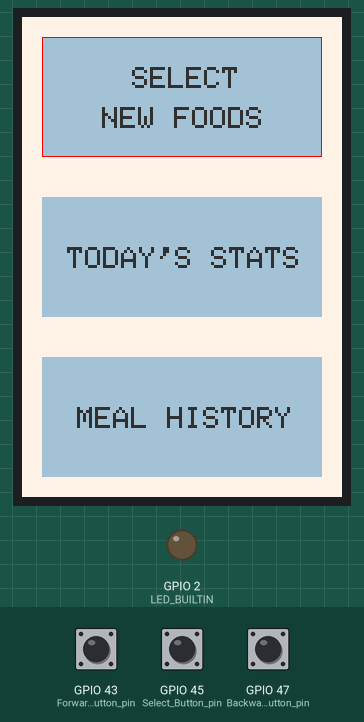
Bench run of a sketch on a simulated ESP32. On the bench: 320×480 colour display, output pins drawn as LEDs (lit = HIGH). The test bench sets the inputs (shaded band); at power-on: GPIO 43 (Forward_Button_pin) HIGH, GPIO 45 (Select_Button_pin) HIGH, GPIO 47 (Backward_Button_pin) HIGH.

Above: at 1.6 s.
1.7 s: GPIO 43 (Forward_Button_pin) pulled LOW for 0.15 s
At 2.6 s:
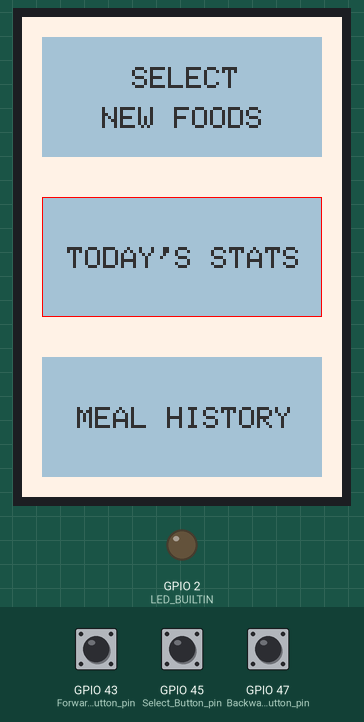
3.6 s: GPIO 45 (Select_Button_pin) pulled LOW for 0.15 s
At 4.2 s:
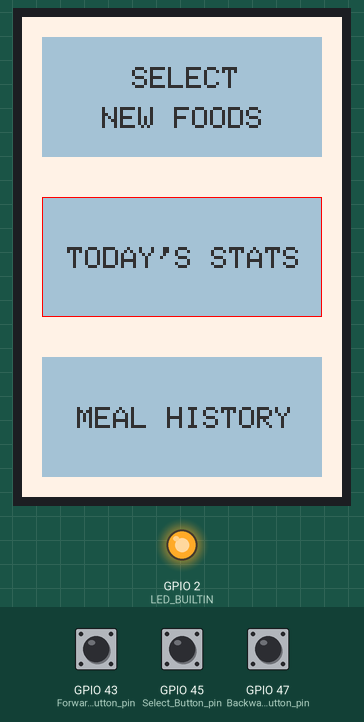
5.8 s: GPIO 43 (Forward_Button_pin) pulled LOW for 1 s
At 8.1 s:
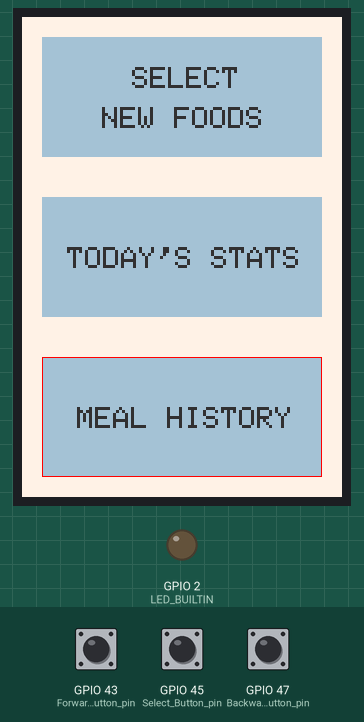
8.6 s: GPIO 45 (Select_Button_pin) pulled LOW for 1 s
At 10.0 s:
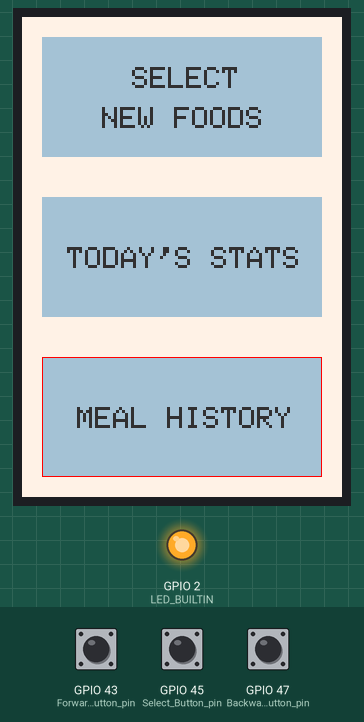
11.6 s: GPIO 45 (Select_Button_pin) pulled LOW for 3.2 s
At 15.7 s:
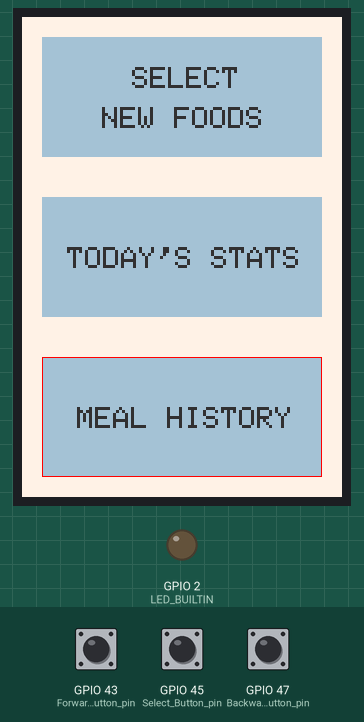
Timing chart, 0 to 17.2 s (numbered marks = the images above; inputs shaded):
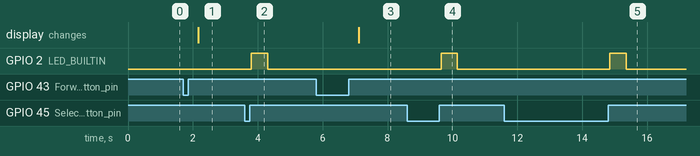

The sketch:

Selection_with_button.ino
```cpp
#include "SPI.h"
#include "TFT_eSPI.h"

TFT_eSPI tft = TFT_eSPI();

const int Backward_Button_pin = 47;
const int Select_Button_pin = 45;
const int Forward_Button_pin = 43;
int Forward_Button_State = 0; //0 for off and 1 for on
int Backward_Button_State = 0;
int Select_Button_State = 0;
uint32_t bgColor = 0xFF9C;  // Soft Beige
uint32_t btnColor = 0xA61A; // Soft Blue
uint32_t textColor = 0x3186; // Dark Gray
uint32_t highlightColor = TFT_RED; //0xCE7D; //Light Soft Blue
int selection = 1;

void setup() {
  tft.init();
  tft.setRotation(2);
  TFT_home_screen();
  highlight();
  pinMode( Backward_Button_pin, INPUT_PULLUP);
  pinMode( Forward_Button_pin, INPUT_PULLUP);
  pinMode(Select_Button_pin, INPUT_PULLUP);
  pinMode(LED_BUILTIN, OUTPUT);
  digitalWrite(LED_BUILTIN, LOW);
}

void loop() {
  button_check();

}

void button_check() {
  if (Forward_Button_State == 0) {
    if (digitalRead(Forward_Button_pin) == LOW) {
      Forward_Button_State = 1;
      delay(50);
    }
  } else {
    if (digitalRead(Forward_Button_pin) == HIGH) {
      Forward_Button_State = 0;
      delay(50);
      if (selection < 4) { selection++; TFT_home_screen(); highlight();}
    }
  }

  if (Backward_Button_State == 0) {
    if (digitalRead(Backward_Button_pin) == LOW) {
      Backward_Button_State = 1;
      delay(50);
    }
  } else {
    if (digitalRead(Backward_Button_pin) == HIGH) {
      Backward_Button_State = 0;
      delay(50);
      if (selection > 1) { selection--; TFT_home_screen(); highlight();}
    }
  }

  if (Select_Button_State == 0) {
    if (digitalRead(Select_Button_pin) == LOW) {
      Select_Button_State = 1;
      delay(50);
    }
  } else {
    if (digitalRead(Select_Button_pin) == HIGH) {
      Select_Button_State = 0;
      delay(50);
      digitalWrite(LED_BUILTIN, HIGH);
      delay(500);
      digitalWrite(LED_BUILTIN, LOW);
      delay(50);
    }
  }
}


void highlight() {
  if (selection == 1) {
    tft.drawRect(20, 20, 280, 120, highlightColor);
  } else if (selection == 2) {
    tft.drawRect(20, 180, 280, 120, highlightColor);
  } else {
    tft.drawRect(20, 340, 280, 120, highlightColor);
  }
}


void TFT_home_screen() {
  tft.setTextColor(textColor);
  tft.setTextSize(3);

  //background
  tft.fillRect(0, 0, 320, 480, bgColor);

  //buttons
    //first button
      tft.fillRect(20, 20, 280, 120, btnColor);
      tft.setCursor(110, 50);
      tft.print("SELECT");
      tft.setCursor(80, 90);
      tft.print("NEW FOODS");

    //second button
      tft.fillRect(20, 180, 280, 120, btnColor);
      tft.setCursor(45, 230);
      tft.print("TODAY'S STATS");

    //third button
      tft.fillRect(20, 340, 280, 120, btnColor);
      tft.setCursor(55, 390);
      tft.print("MEAL HISTORY");
}
```

Measured:
- after the input at 1.7 s, the display: changes after 0.46 s (image 1)
- after the input at 3.6 s, GPIO 2 (LED_BUILTIN): LOW → HIGH after 0.20 s, → LOW 0.50 s later
- after the input at 5.8 s, the display: changes after 1.3 s (image 3)
- after the input at 8.6 s, GPIO 2 (LED_BUILTIN): LOW → HIGH after 1.1 s, → LOW 0.50 s later
- after the input at 11.6 s, GPIO 2 (LED_BUILTIN): LOW → HIGH after 3.3 s, → LOW 0.50 s later
